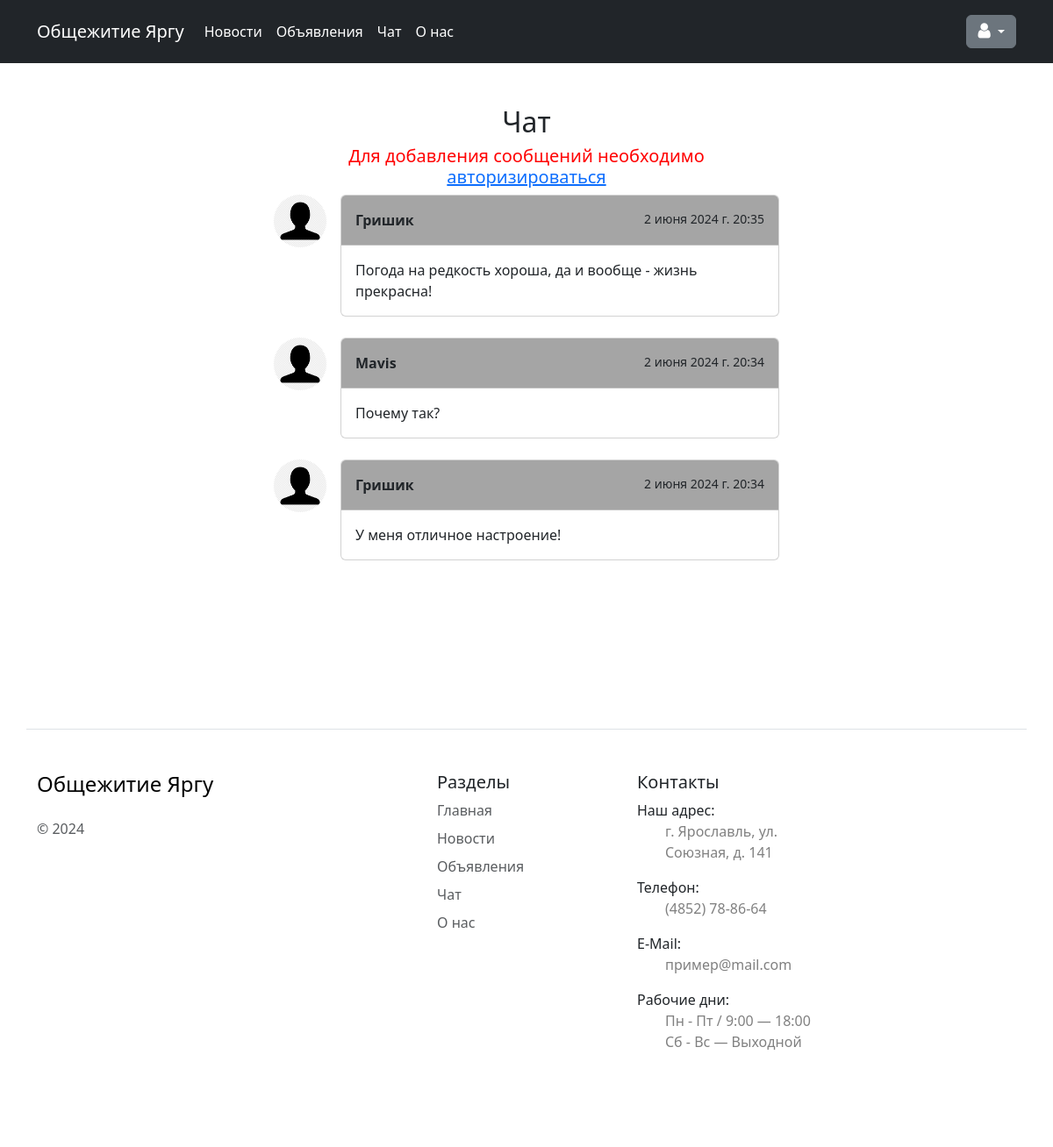
The page /general_chat/ on the database its author committed.
### hostel/models.py (models this page shows, shortened)
class GeneralChatMessages(models.Model):
    user = models.ForeignKey(User, on_delete=models.CASCADE, verbose_name='Пользователь')
    text = models.TextField(verbose_name='Текст')
    date_added = models.DateTimeField(auto_now_add=True, verbose_name='Дата')
    class Meta:
        verbose_name = 'Сообщение общего чата'
        verbose_name_plural = 'Сообщение общего чата'
        ordering = ['-date_added']

### hostel/views.py (the view, shortened to what this page needs)
# urls.py: path('general_chat/', GeneralChatView.as_view(), name='general_chat'),
class GeneralChatView(DetailView):
    template_name = 'hostel/general_chat.html'
    def get(self, request, *args, **kwargs):
        chat_items = GeneralChatMessages.objects.all()
        paginator = Paginator(chat_items, 10)
        page_number = request.GET.get("page")
        page_obj = paginator.get_page(page_number)
        context = {
            "page_obj": page_obj,
        }
        return render(request, 'hostel/general_chat.html', context=context)

### hostel/context_processors.py (called while the page is built)
def single_well_info(request):
    blocks = Block.objects.all()
    k = 0
    for block in blocks:
        if request.user in block.user.all():
            k += 1
            return {'in_block': 1, 'block_slug': block.slug}
    if k == 0:
        return {'in_block': 0}

### hostel/templates/hostel/general_chat.html (shortened to what this page needs)
{% extends 'base.html' %}
{% load static %}
{% block content %}
<head>
</head>
<div style="text-align: center; margin: 0 20% 0 20%">
    <h2>Чат</h2>
    {% if request.user.is_authenticated %}
        <p style="text-align: left">Ваше сообщение:</p>
        <div style="display:flex">
            <input type="text" id="id_message_send_input" name="text" class="form-control">
            <button type="submit" id="id_message_send_button" class="btn btn-primary btn-block" style="margin-left: 5px"><i class="fa fa-paper-plane" aria-hidden="true"></i></button>
        </div>
        <br><br>
    {% else %}
        <h5 style="color: red;">Для добавления сообщений необходимо <a href="{% url 'login' %}">авторизироваться</a></h5>
    {% endif %}
</div>
<div id="chat-messages" style="margin: 0 20% 0 20%">
    {% for message in page_obj %}
        <ul class="list-unstyled text-white">
            {% if request.user == message.user %}
                <li class="d-flex justify-content-between mb-4">
                      <div class="card mask-custom w-100">
                          <div class="card-header d-flex justify-content-between p-3" style="border-bottom: 1px solid rgba(255,255,255,.3); background-color: #cce4ff">
                              <p class="fw-bold mb-0">{{ message.user }}</p>
                              <p class="small mb-0"> {{ message.date_added }}</p>
                          </div>
                          <div class="card-body">
                              <p class="mb-0">{{ message.text }}</p>
                          </div>
                        </div>
                        <img src="{% static "images/img_1.png" %}" alt="avatar"
                            class="rounded-circle d-flex align-self-start ms-3 shadow-1-strong" width="60">
                </li>
            {% else %}
                <li class="d-flex justify-content-between mb-4">
                    <img src="{% static "images/img_1.png" %}" alt="avatar"
                        class="rounded-circle d-flex align-self-start me-3" width="60">
                    <div class="card mask-custom w-100">
                        <div class="card-header d-flex justify-content-between p-3" style="border-bottom: 1px solid rgba(255,255,255,.3); background-color:  #A5A5A5">
                            <p class="fw-bold mb-0">{{ message.user }}</p>
                            <p class="small mb-0"> {{ message.date_added }}</p>
                        </div>
                        <div class="card-body">
                            <p class="mb-0">{{ message.text }}</p>
                        </div>
                    </div>
                </li>
            {% endif %}
        </ul>
    {% endfor %}
</div>
{% endblock %}

### templates/base.html (style rules this page uses)
ul { list-style: none; }

### rows shown on the page
GeneralChatMessages: user "Гришик", date_added "2 июня 2024 г. 20:35", text "Погода на редкость хороша, да и вообще - жизнь прекрасна!"
GeneralChatMessages: user "Mavis", date_added "2 июня 2024 г. 20:34", text "Почему так?"
GeneralChatMessages: user "Гришик", date_added "2 июня 2024 г. 20:34", text "У меня отличное настроение!"
